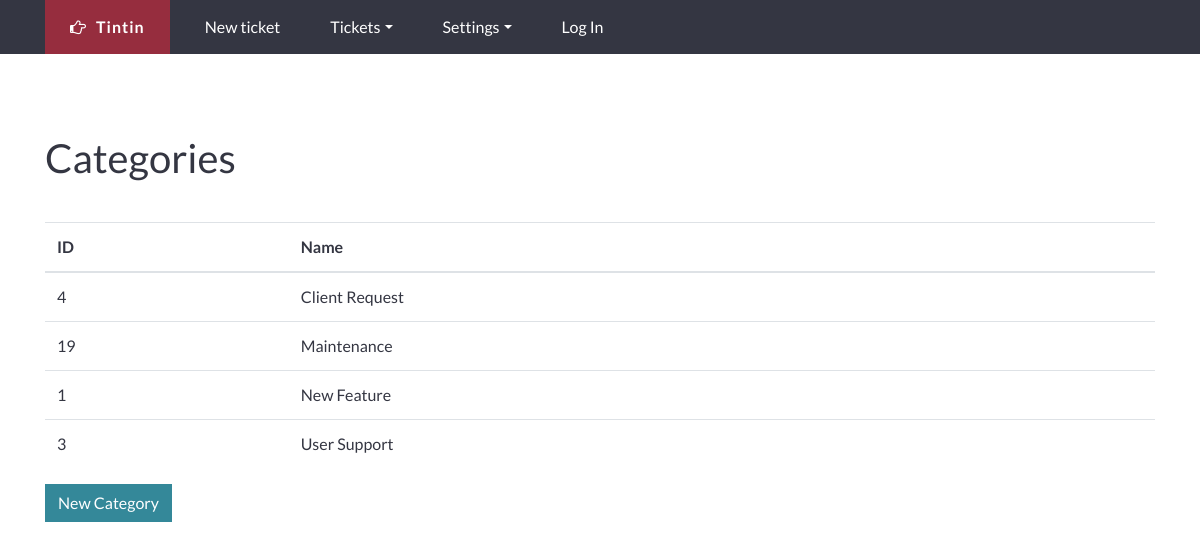
/index.php/category/all, run on the app's committed database.
### tables this page shows
CREATE TABLE IF NOT EXISTS `categories` (
  `cid` int(11) NOT NULL AUTO_INCREMENT,
  `name` varchar(50) NOT NULL,
  `removed` enum('Y','N') NOT NULL DEFAULT 'N',
  PRIMARY KEY (`cid`)
);

### application/controllers/Category.php (called while the page is built, shortened)
<?php
class Category extends CI_Controller {
    public function __construct()
    {
        $this->load->model('categories_model');
        $this->load->library('form_validation');
    }
    public function all()
    {
        $categories = $this->categories_model->get_categories();
        $this->load->view('category/all', compact('categories', 'title'));
    }
}

### index.php (called while the page is built, shortened)
<?php
require_once BASEPATH.'core/CodeIgniter.php';

### application/models/categories_model.php (called while the page is built, shortened)
<?php
class Categories_model extends CI_Model {
    public function get_categories()
    {
        $this->db->order_by('name', 'asc');
        $this->db->where('removed', 'N');
        $query = $this->db->get('categories');
        return $query->result();
    }
}

### application/views/category/all.php (the view, shortened to what this page needs)
<div class="col-sm-12">
	<h1>Categories</h1>
	<table class="table">
		<thead>
			<tr>
				<th>ID</th>
				<th>Name</th>
				<th></th>
			</tr>
		</thead>
		<tbody>
			<?php foreach( $categories as $category ): ?>
				<tr>
					<td><?php echo $category->cid ?></td>
					<td><?php echo $category->name ?></td>
					<td>
					</td>
				</tr>
			<?php endforeach ?>
		</tbody>
	</table>
	<a href="/category/create/"><button class="btn btn-primary">New Category</button></a>
</div>

### css/style.css (style rules this page uses)
html { height: 100%; }
body { background: #FFFFFF; font-family: "Lato", sans-serif; color: #343642; height: 100%; width: 100%; }
h1 { margin-bottom: 40px; }
a { color: #348899; }
.btn { border-radius: 0; }
.btn-primary { background-color: #348899; border-color: #348899; }

### data on the page
categories: cid "4", name "Client Request"
categories: cid "19", name "Maintenance"
categories: cid "1", name "New Feature"
categories: cid "3", name "User Support"
